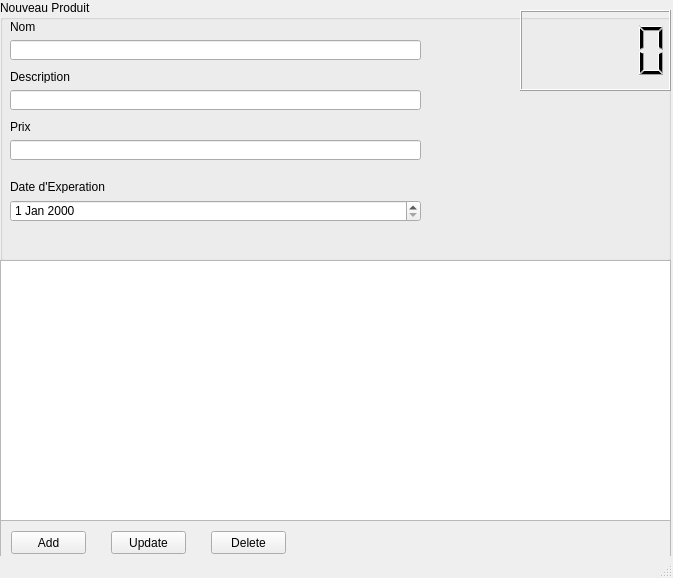
<?xml version="1.0" encoding="UTF-8"?>
<ui version="4.0">
 <class>MainWindow</class>
 <widget class="QMainWindow" name="MainWindow">
  <property name="geometry">
   <rect>
    <x>0</x>
    <y>0</y>
    <width>673</width>
    <height>578</height>
   </rect>
  </property>
  <property name="windowTitle">
   <string>Kamal Agrotech - Products Managment</string>
  </property>
  <widget class="QWidget" name="centralwidget">
   <widget class="QGroupBox" name="groupBox">
    <property name="geometry">
     <rect>
      <x>0</x>
      <y>0</y>
      <width>671</width>
      <height>261</height>
     </rect>
    </property>
    <property name="title">
     <string>Nouveau Produit</string>
    </property>
    <widget class="QLCDNumber" name="lcdNumber">
     <property name="geometry">
      <rect>
       <x>520</x>
       <y>10</y>
       <width>151</width>
       <height>81</height>
      </rect>
     </property>
    </widget>
    <widget class="QLabel" name="label">
     <property name="geometry">
      <rect>
       <x>10</x>
       <y>20</y>
       <width>47</width>
       <height>13</height>
      </rect>
     </property>
     <property name="text">
      <string>Nom</string>
     </property>
    </widget>
    <widget class="QLineEdit" name="lineEdit">
     <property name="geometry">
      <rect>
       <x>10</x>
       <y>40</y>
       <width>411</width>
       <height>20</height>
      </rect>
     </property>
    </widget>
    <widget class="QLabel" name="label_2">
     <property name="geometry">
      <rect>
       <x>10</x>
       <y>70</y>
       <width>120</width>
       <height>13</height>
      </rect>
     </property>
     <property name="text">
      <string>Description</string>
     </property>
    </widget>
    <widget class="QLineEdit" name="lineEdit_2">
     <property name="geometry">
      <rect>
       <x>10</x>
       <y>90</y>
       <width>411</width>
       <height>20</height>
      </rect>
     </property>
    </widget>
    <widget class="QLabel" name="label_3">
     <property name="geometry">
      <rect>
       <x>10</x>
       <y>120</y>
       <width>47</width>
       <height>13</height>
      </rect>
     </property>
     <property name="text">
      <string>Prix</string>
     </property>
    </widget>
    <widget class="QLineEdit" name="lineEdit_3">
     <property name="geometry">
      <rect>
       <x>10</x>
       <y>140</y>
       <width>411</width>
       <height>20</height>
      </rect>
     </property>
    </widget>
    <widget class="QLabel" name="label_4">
     <property name="geometry">
      <rect>
       <x>10</x>
       <y>180</y>
       <width>120</width>
       <height>13</height>
      </rect>
     </property>
     <property name="text">
      <string>Date d'Experation</string>
     </property>
    </widget>
    <widget class="QDateEdit" name="dateEdit">
     <property name="geometry">
      <rect>
       <x>10</x>
       <y>200</y>
       <width>411</width>
       <height>22</height>
      </rect>
     </property>
    </widget>
   </widget>
   <widget class="QTableView" name="tableWidget">
    <property name="geometry">
     <rect>
      <x>0</x>
      <y>260</y>
      <width>671</width>
      <height>261</height>
     </rect>
    </property>
   </widget>
   <widget class="QScrollArea" name="scrollArea">
    <property name="geometry">
     <rect>
      <x>0</x>
      <y>520</y>
      <width>671</width>
      <height>41</height>
     </rect>
    </property>
    <property name="widgetResizable">
     <bool>true</bool>
    </property>
    <widget class="QWidget" name="scrollAreaWidgetContents">
     <property name="geometry">
      <rect>
       <x>0</x>
       <y>0</y>
       <width>669</width>
       <height>39</height>
      </rect>
     </property>
     <widget class="QPushButton" name="pushButton">
      <property name="geometry">
       <rect>
        <x>10</x>
        <y>10</y>
        <width>75</width>
        <height>23</height>
       </rect>
      </property>
      <property name="text">
       <string>Add</string>
      </property>
     </widget>
     <widget class="QPushButton" name="pushButton_2">
      <property name="geometry">
       <rect>
        <x>110</x>
        <y>10</y>
        <width>75</width>
        <height>23</height>
       </rect>
      </property>
      <property name="text">
       <string>Update</string>
      </property>
     </widget>
     <widget class="QPushButton" name="pushButton_3">
      <property name="geometry">
       <rect>
        <x>210</x>
        <y>10</y>
        <width>75</width>
        <height>23</height>
       </rect>
      </property>
      <property name="text">
       <string>Delete</string>
      </property>
     </widget>
    </widget>
   </widget>
  </widget>
  <widget class="QStatusBar" name="statusbar"/>
 </widget>
 <resources/>
 <connections/>
</ui>
